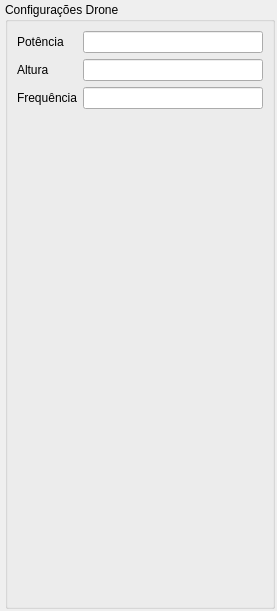
               <widget class="QWidget" name="scroll_area_widget_contents_drone">
                <property name="geometry">
                 <rect>
                  <x>0</x>
                  <y>0</y>
                  <width>277</width>
                  <height>611</height>
                 </rect>
                </property>
                <layout class="QVBoxLayout" name="verticalLayout_4">
                 <property name="leftMargin">
                  <number>5</number>
                 </property>
                 <property name="topMargin">
                  <number>2</number>
                 </property>
                 <property name="rightMargin">
                  <number>2</number>
                 </property>
                 <property name="bottomMargin">
                  <number>2</number>
                 </property>
                 <item>
                  <widget class="QGroupBox" name="group_box_drone">
                   <property name="title">
                    <string>Configurações Drone</string>
                   </property>
                   <layout class="QFormLayout" name="formLayout_2">
                    <item row="1" column="0">
                     <widget class="QLabel" name="label_drone_height">
                      <property name="text">
                       <string>Altura</string>
                      </property>
                     </widget>
                    </item>
                    <item row="1" column="1">
                     <widget class="QLineEdit" name="input_drone_height"/>
                    </item>
                    <item row="0" column="0">
                     <widget class="QLabel" name="label_drone_transmit_power">
                      <property name="text">
                       <string>Potência</string>
                      </property>
                     </widget>
                    </item>
                    <item row="0" column="1">
                     <widget class="QLineEdit" name="input_drone_transmit_power"/>
                    </item>
                    <item row="2" column="1">
                     <widget class="QLineEdit" name="input_drone_frequency"/>
                    </item>
                    <item row="2" column="0">
                     <widget class="QLabel" name="label_drone_frequency">
                      <property name="text">
                       <string>Frequência</string>
                      </property>
                     </widget>
                    </item>
                   </layout>
                  </widget>
                 </item>
                </layout>
               </widget>
